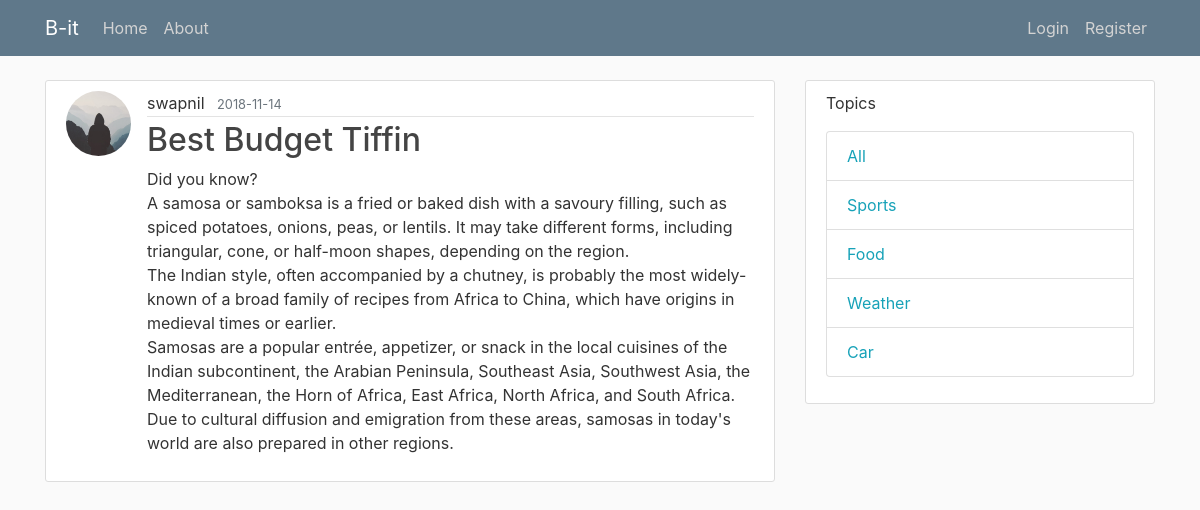
The app's page /post/19 with its own data.
### bit/models.py (models this page shows, shortened)
class User(db.Model,UserMixin):
	id=db.Column(db.Integer,primary_key=True)
	username=db.Column(db.String(20),unique=True,nullable=False)
	email=db.Column(db.String(120),unique=True,nullable=False)
	password=db.Column(db.String(20),nullable=False)
	profile_pic=db.Column(db.String(30),nullable=False,default="default.jpg")
	posts = db.relationship('Post', backref='author', lazy=True)

class Post(db.Model):
	id=db.Column(db.Integer,primary_key=True)
	dateposted=db.Column(db.DateTime,nullable=False,default=datetime.utcnow)
	title=db.Column(db.String(30),nullable=False)
	content=db.Column(db.Text,nullable=False)
	topic=db.Column(db.String(10),nullable=False)
	user_id = db.Column(db.Integer, db.ForeignKey('user.id'), nullable=False)

### bit/routes.py (the view)
@app.route("/post/<int:post_id>")
def post(post_id):
	selected_post=Post.query.get_or_404(post_id)
	return render_template("post.html",title=selected_post.title,post=selected_post)

### bit/templates/post.html (shortened to what this page needs)
{% extends "layout.html" %}
{% block content %}
	<div class="media content-section">
		<img class="rounded-circle article-img" src="{{ url_for('static',filename='Profile/'+post.author.profile_pic) }}"/>
		<div class="media-body">
		<div class="article-metadata">
			<a class="mr-2">{{ post.author.username }}</a>
			<small class="text-muted">{{ post.dateposted.strftime("%Y-%m-%d") }}</small>
		</div>
		<h2 class="article-title">{{ post.title }}</h2>
		<p class="article-content">{{post.content}}</p>
		</div>
	</div>
{% endblock content%}

### bit/static/main.css (style rules this page uses)
body { background: #fafafa; color: #333333; margin-top: 5rem; }
h1, h2, h3, h4, h5, h6 { color: #444444; }
.content-section { background: #ffffff; padding: 10px 20px; border: 1px solid #dddddd; border-radius: 3px; margin-bottom: 20px; }
.article-title { color: #444444; }
.article-content { white-space: pre-line; }
.article-img { height: 65px; width: 65px; margin-right: 16px; }
.article-metadata { padding-bottom: 1px; margin-bottom: 4px; border-bottom: 1px solid #e3e3e3 }

### records on screen
User: profile_pic (placeholder picture), author.username "swapnil"
Post: dateposted "2018-11-14", title "Best Budget Tiffin", content "Did you know? A samosa or samboksa is a fried or baked dish with a savoury filling, such as spiced potatoes, onions, peas, or lentils. It may take different forms, including triangular, cone, or half-moon shapes, depending on the region. The Indian style, often accompanied by a chutney, is probably the most widely-known of a broad family of recipes from Africa to China, which have origins in medieval times or earlier. Samosas are a popular entrée, appetizer, or snack in the local cuisines of the Indian subcontinent, the Arabian Peninsula, Southeast Asia, Southwest Asia, the Mediterranean, the Horn of Africa, East Africa, North Africa, and South Africa. Due to cultural diffusion and…"
